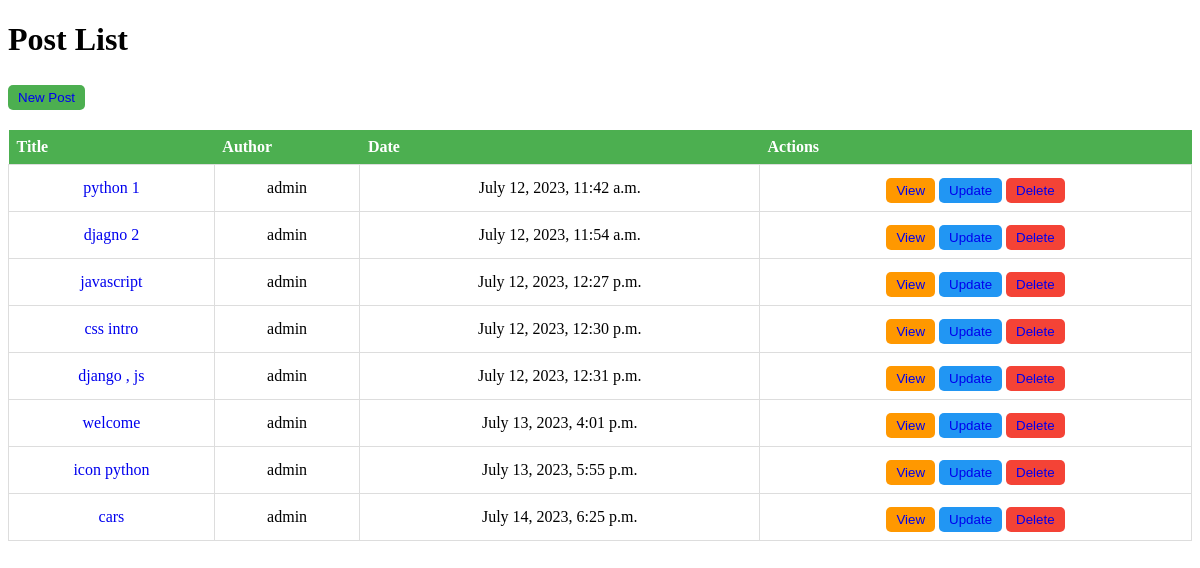
The app's page /, older data.
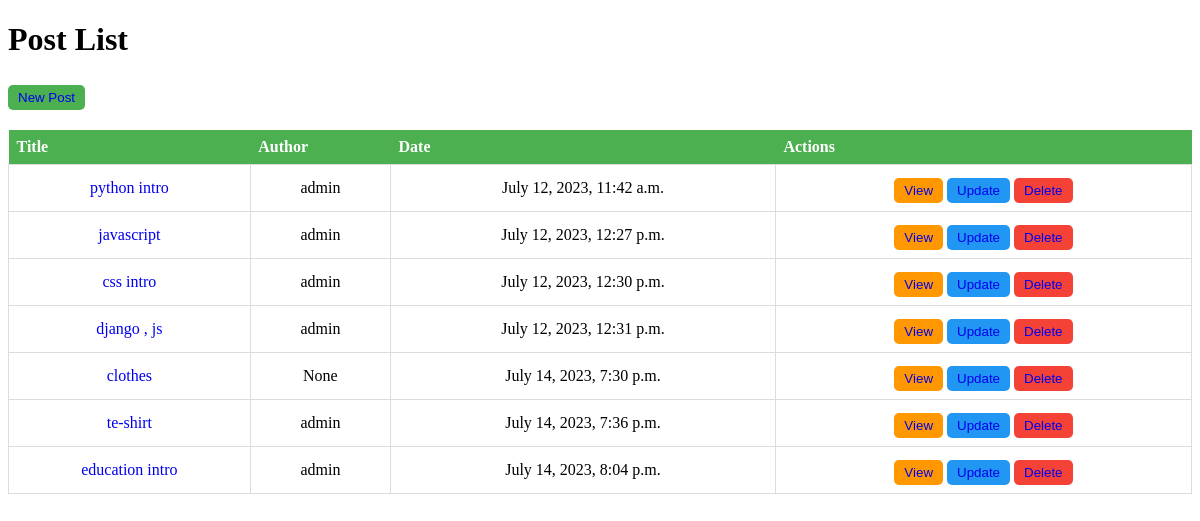
The same page, newer data.
### blog/models.py (models this page shows, shortened)
class Post(models.Model):
    title = models.CharField(max_length=100)
    content = models.TextField(max_length=30000)
    create_date = models.DateTimeField(default=timezone.now)
    draft = models.BooleanField(default=True)
    tags = TaggableManager()
    image = models.ImageField(upload_to='posts')
    auther = models.ForeignKey(User , on_delete=models.SET_NULL, null=True)

### blog/views.py (the view)
# urls.py: path('', PostList.as_view()) ,
class PostList(ListView): # template : post_list  name database & _ & List or detail or update or delete
    model = Post          # post_list , object_list

### blog/templates/blog/post_list.html (shortened to what this page needs)
<!DOCTYPE html>
<html lang="en">
<head>
</head>
<body>
    <h1>Post List</h1>
    <button class="new"> <a href="\new">New Post</a></button>
    <table>
        <thead>
            <tr>
                <th>Title</th>
                <th>Author</th>
                <th>Date</th>
                <th>Actions</th>
            </tr>
        </thead>
        <tbody>
            {% for post in object_list %}
            <tr>
                <td> <a href="{{post.id}}">{{ post.title }}</a></td>
                <td>{{ post.auther }}</td>
                <td>{{ post.create_date }}</td>
                <td>
                    <button class="view"><a href="{{post.id}}">View</a></button>
                    <button class="update"><a href="{{post.id}}/edit">Update</a></button>
                    <button class="delete"><a href="{{post.id}}/delete" onclick="return confirm('Are you sure you want to delete this post?')"> Delete </a></button>
                </td>
            </tr>
            {% endfor %}
        </tbody>
    </table>
</body>
</body>
</html>

### blog/templates/blog/post_list.html (style rules this page uses)
table { border-collapse: collapse; width: 100%; }
th { background-color: #4CAF50; color: white; padding: 8px; text-align: left; }
td { border: 1px solid #ddd; padding: 8px; text-align: center; }
td button { background-color: #4CAF50; color: white; padding: 5px 10px; border: none; border-radius: 5px; cursor: pointer; margin-top: 5px; }
td button.delete { background-color: #f44336; color: white; padding: 5px 10px; border: none; border-radius: 5px; cursor: pointer; margin-top: 5px; }
td button.update { background-color: #2196F3; color: white; padding: 5px 10px; border: none; border-radius: 5px; cursor: pointer; margin-top: 5px; }
td button.view { background-color: #FF9800; color: white; padding: 5px 10px; border: none; border-radius: 5px; cursor: pointer; margin-top: 5px; }
button.new { background-color: #4CAF50; color: white; padding: 5px 10px; border: none; border-radius: 5px; cursor: pointer; margin-top: 5px; margin-bottom: 20px; }
a { text-decoration: none; }

Row changes from the older to the newer data that the page shows:
removed Post: title "djagno 2", auther "admin", create_date "July 12, 2023, 11:54 a.m."
removed Post: title "welcome", auther "admin", create_date "July 13, 2023, 4:01 p.m."
removed Post: title "icon python", auther "admin", create_date "July 13, 2023, 5:55 p.m."
removed Post: title "cars", auther "admin", create_date "July 14, 2023, 6:25 p.m."
changed Post: title "python 1" → "python intro"
added Post: title "clothes", auther "None", create_date "July 14, 2023, 7:30 p.m."
added Post: title "te-shirt", auther "admin", create_date "July 14, 2023, 7:36 p.m."
added Post: title "education intro", auther "admin", create_date "July 14, 2023, 8:04 p.m."
